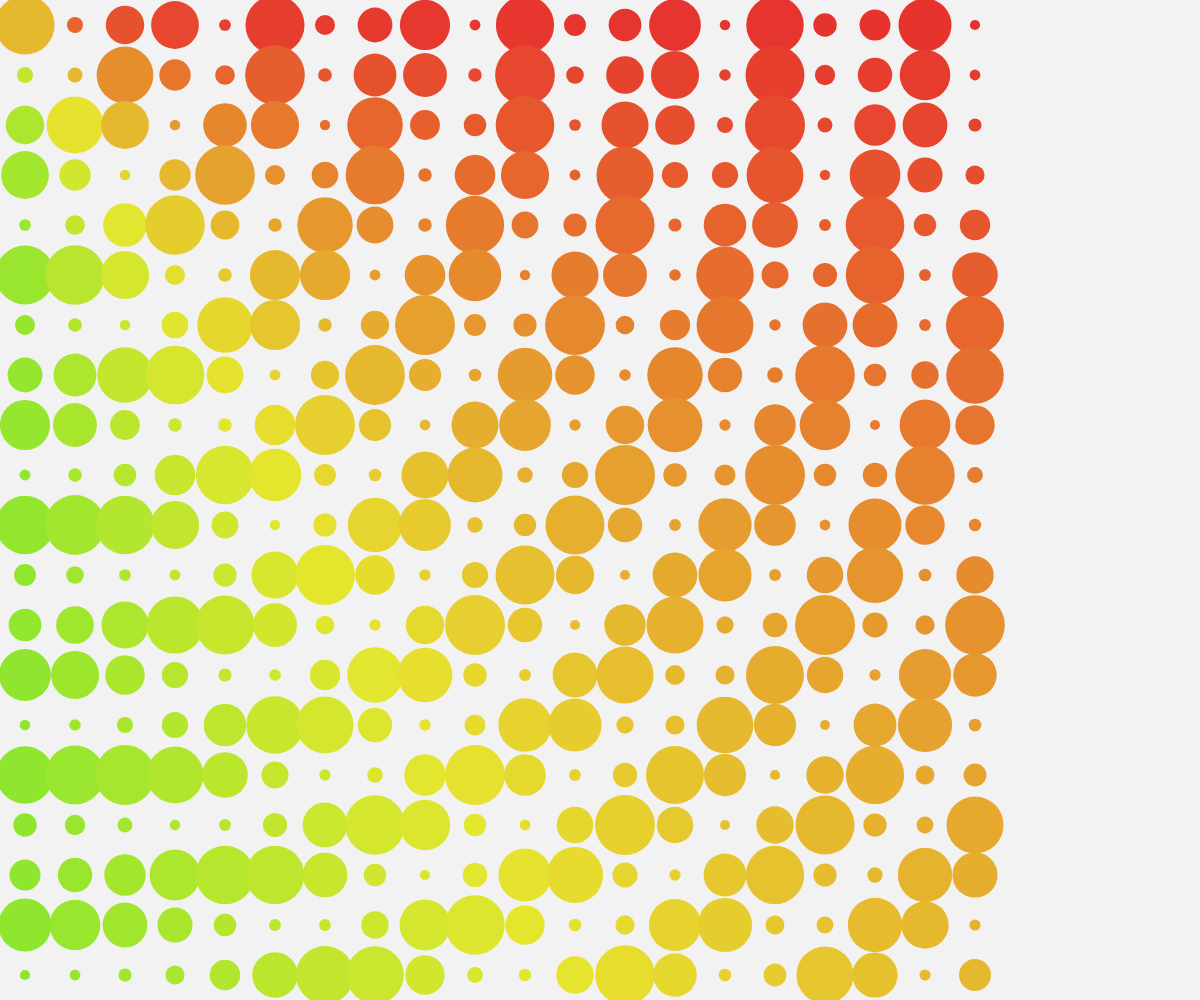
Frame 1 (no input)
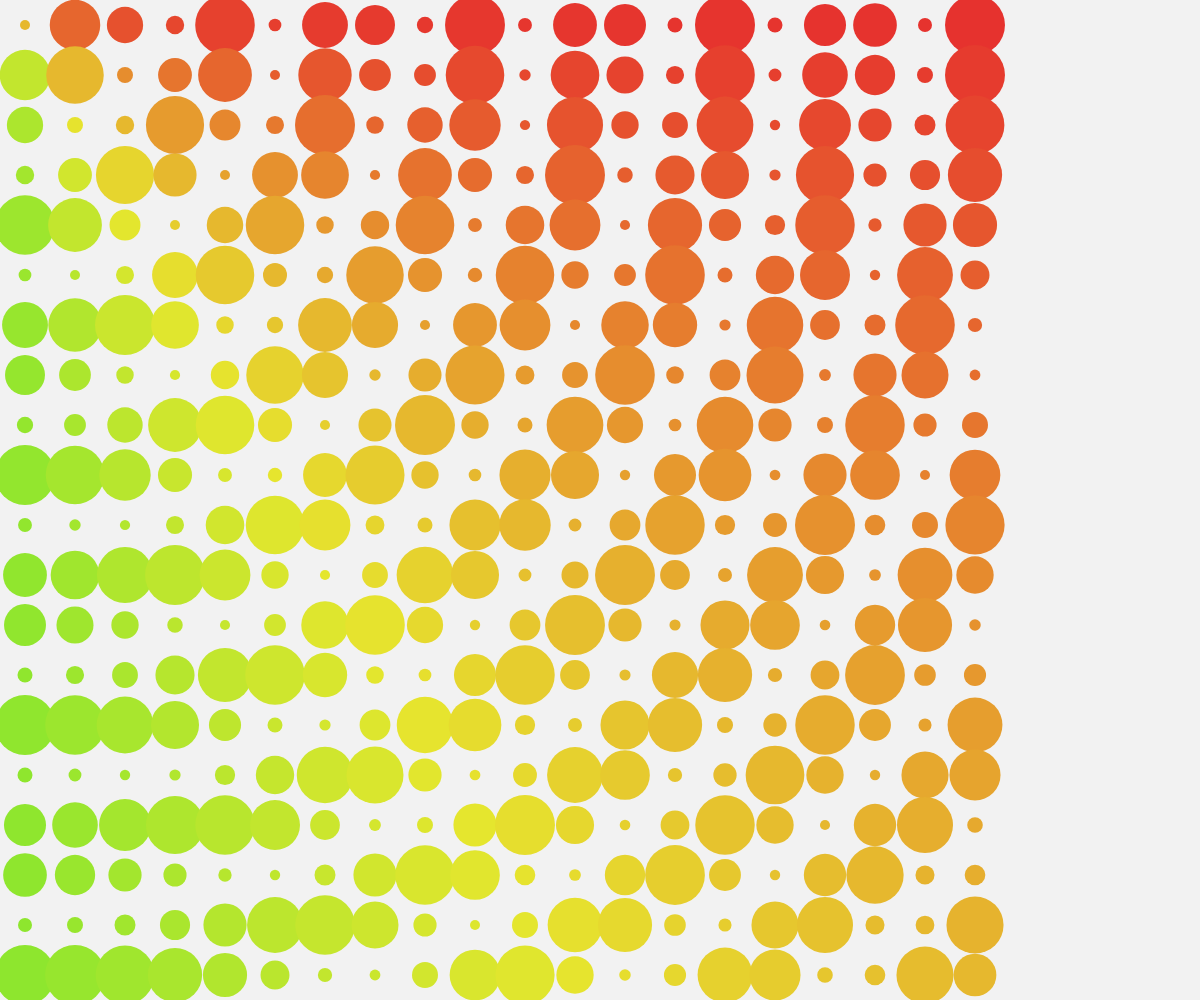
Frame 60 (no input)
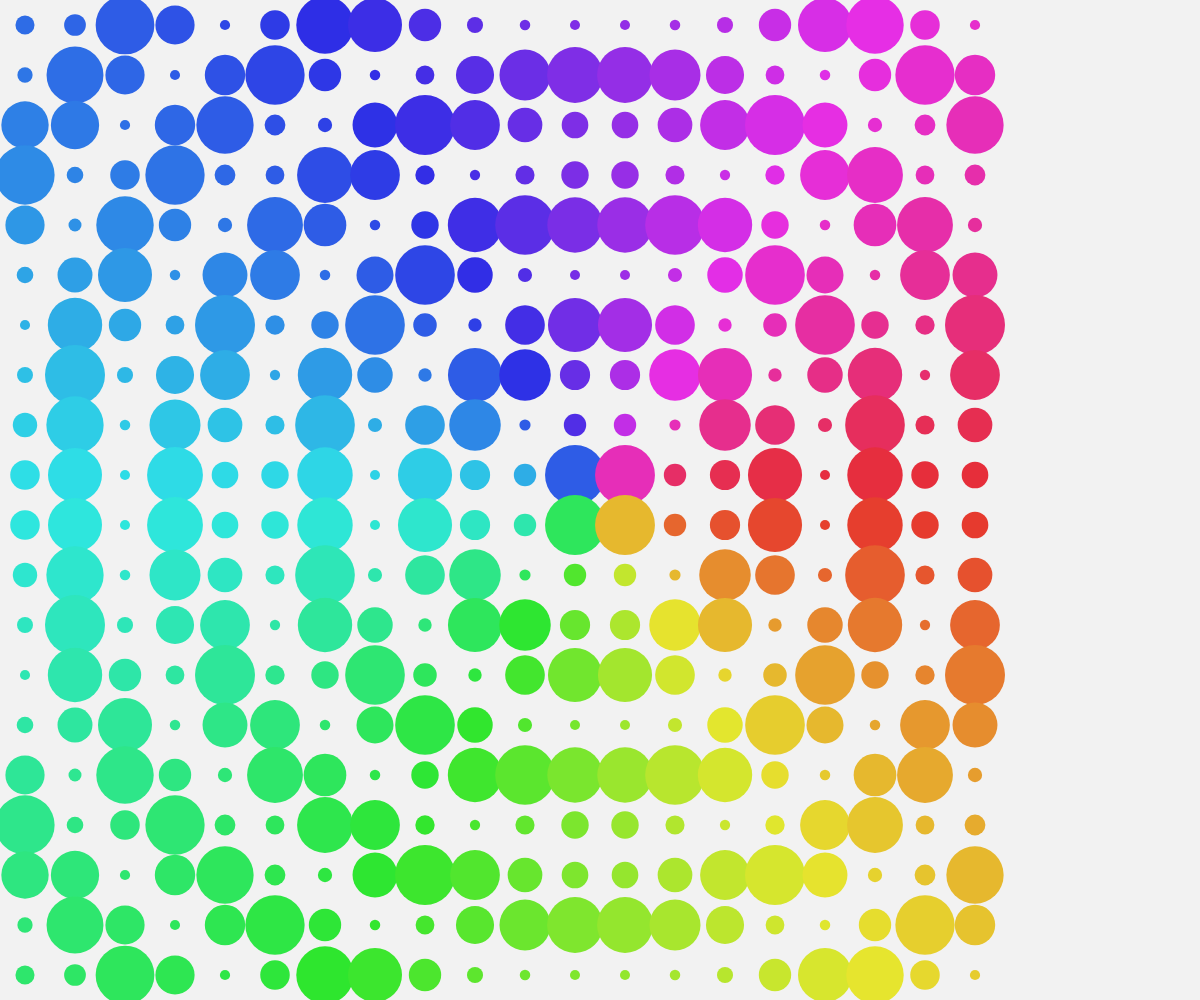
Frame 120 (the mouse pressed at the canvas centre since frame 60)

The p5.js sketch that drew these frames (run headless with seeded random() and noise() and a simulated clock; from frame 60 on, the mouse is pressed at the canvas centre):

// p5.js sketch
// ── sketch.js
function setup() {
  createCanvas(windowWidth, windowHeight);
  colorMode(HSB, 360, 100, 100, 100);
  noStroke();
}

function draw() {
  background(0, 0, 95);

  let numShapes = 20;
  let spacing = min(width, height) / numShapes;

  for (let i = 0; i < numShapes; i++) {
    for (let j = 0; j < numShapes; j++) {
      let x = i * spacing + spacing / 2;
      let y = j * spacing + spacing / 2;
      
      let d = dist(mouseX, mouseY, x, y);
      let size = map(sin(d * 0.05 + frameCount * 0.05), -1, 1, spacing * 0.2, spacing * 1.2);
      
      let h = map(atan2(mouseY - y, mouseX - x), -PI, PI, 0, 360);
      
      fill(h, 80, 90);
      ellipse(x, y, size, size);
    }
  }
}

function windowResized() {
  resizeCanvas(windowWidth, windowHeight);
}
